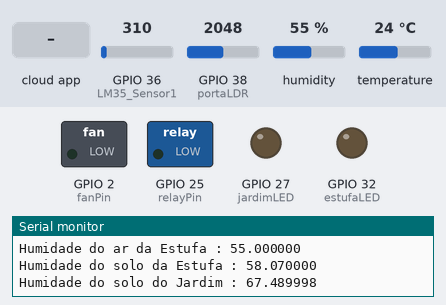
The sketch below on a simulated ESP32. Shown: switched loads named in the sketch (green lamp = pin HIGH), output pins drawn as LEDs (lit = HIGH), the last lines printed to the serial monitor. The test bench sets the inputs (shaded band); at power-on: GPIO 36 (LM35_Sensor1) = 310, GPIO 38 (portaLDR) = 2048, humidity 55 %, temperature 24 °C. WiFi joins after 1.5 s; servers stay silent unless stated; random numbers use the default seed unless the sketch sets one; the Firebase database answers and starts empty.

Above: at 2.7 s.
2.8 s: the phone or cloud app sets actuator2 to true
At 4.9 s:
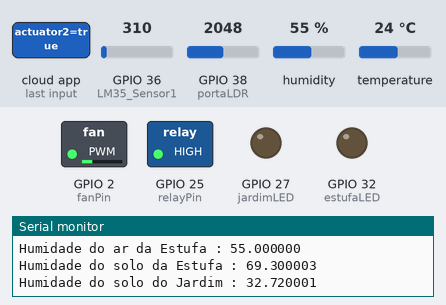
6.0 s: the phone or cloud app sets notification1 to true
At 8.9 s:
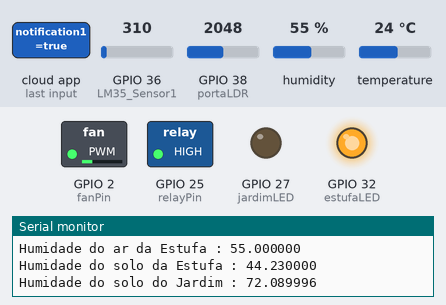
9.2 s: the phone or cloud app sets notification4 to true
At 10.7 s:
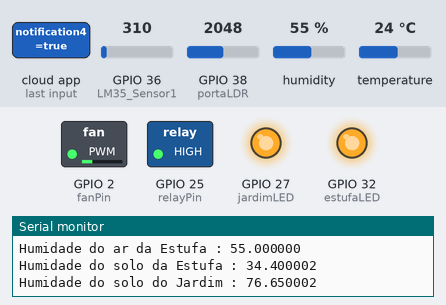
11.1 s: the phone or cloud app sets actuator2 to false
At 13.8 s:
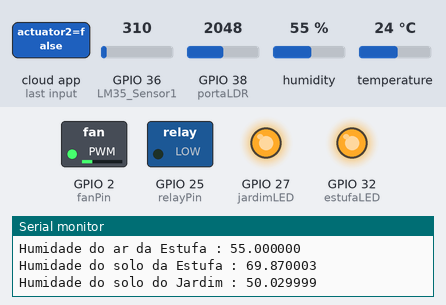
14.8 s: the phone or cloud app sets notification1 to false
At 17.8 s:
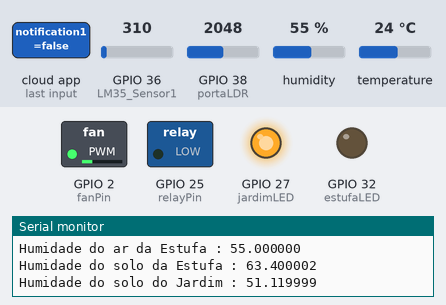
18.1 s: the phone or cloud app sets actuator2 to true
At 21.5 s:
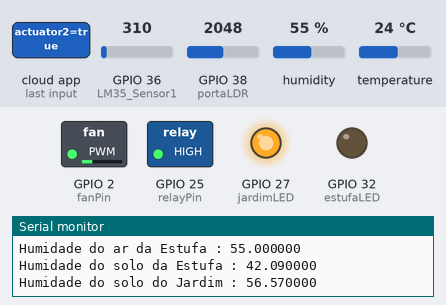
Timing chart, 0 to 22.7 s (numbered marks = the images above; inputs shaded):
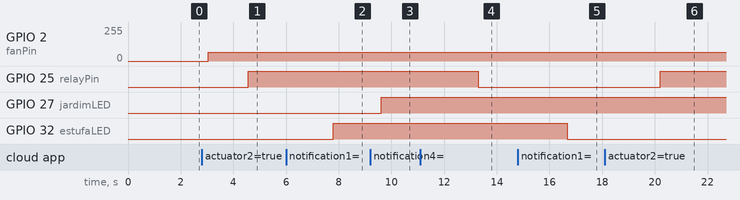

The sketch:

ProjectoDAM.ino
```cpp
//----------------------------------------- Bibliotecas -----------------------------------------
#include <Adafruit_Sensor.h>
#include <Adafruit_BMP280.h>
#include "Adafruit_Si7021.h"
#include <Wire.h>
#include <WiFi.h>
#include <Firebase_ESP_Client.h>
#include <addons/TokenHelper.h>
#include <addons/RTDBHelper.h>
#include "esp_adc_cal.h"

//---------------------------------------- Configurações -----------------------------------------
#define WIFI_SSID "Pombo2020"
#define WIFI_PASSWORD "pombo2018"
#define API_KEY "AIzaSyBVp7AbG9vujk7RIu-q9fgIuSYkXCAdXHI"
#define USER_EMAIL "2202578@my.ipleiria.pt"
#define USER_PASSWORD "projetoDAM"
#define DATABASE_URL "https://projeto-dam-4bcc6-default-rtdb.europe-west1.firebasedatabase.app/"

Adafruit_BMP280 bme;
Adafruit_Si7021 sensor = Adafruit_Si7021();

FirebaseData fbdo;
FirebaseAuth auth;
FirebaseConfig config;

//------------------------------------- Definição dos Pinos --------------------------------------
const int LM35_Sensor1 = GPIO_NUM_36;
const int relayPin = GPIO_NUM_25;
const int portaLDR = GPIO_NUM_38 ;
const int fanPin = GPIO_NUM_2;
const int estufaLED = GPIO_NUM_32;
const int jardimLED = GPIO_NUM_27;

//------------------------------------ Definição de variaveis ------------------------------------

unsigned long dataMillis = 0;
int count = 0;

//------------------------------- Definição das variaveis da estufa ------------------------------
float estufaTemp = 0;
float estufaHumidAr = 0;
float estufaHumidSolo = 0;
int estufaHighTemp = 0;
int Speed = 0;
int dutyCycle = 0;
int estufaMaxTemp = 0;
String fanSpeed = "";
String notification1 = "";

//-------------------------------- Definição das variaveis do jardim ------------------------------
float jardimTemp = 0;
float jardimSolar = 0;
float jardimHumidSolo = 0;
int jardimMaxTemp = 0;
int jardimHighTemp = 0;
String jardimIrrigadores = "";
String notification4 = "";

//----------------------------- Definição das variaveis do sensor Lm35 ----------------------------
int LM35_Raw_Sensor1 = 0;
float Voltage = 0.0;

//----------------------------- Definição das variaveis do sensor LDR -----------------------------
const float MAX_ADC_READING = 4095.0 ;
const float ADC_REF_VOLTAGE = 3.30 ;
const int REF_RESISTANCE = 10000;
const long LUX_CALC_SCALAR = 12518931 ;
const int LUX_CALC_EXPONENT = -1.405 ;

float leitura = 0;
float resistorVoltage = 0;
float ldrVoltage = 0;
float ldrResistance = 0;

//----------------------------- Definição das variaveis do sensor GY21 -----------------------------

float bmeTemp = 0.0;
float siHumid = 0.0;


//------------------------------------- Propiedades do PWM ------------------------------------
const int freq = 25000;
const int ledChannel = 0;
const int resolution = 8;

void setup()
{

  Serial.begin(115200);

  // Configuração dos pinos
  pinMode(LM35_Sensor1, INPUT);
  pinMode(portaLDR, INPUT);
  pinMode(relayPin, OUTPUT);
  pinMode(estufaLED, OUTPUT);
  pinMode(jardimLED, OUTPUT);

  // Configuração da saída de PWM
  ledcSetup(ledChannel, freq, resolution);
  ledcAttachPin(fanPin, ledChannel);


  // Configuração do Wifi e Firebase
  setupWifi();
  setupFirebase();
  setupGY21();

}

void loop()
{
  // Leitura dos valores dos sensores
  readLm35();
  readLDR();
  readGY21();
  getRanValue();

  // Leitura e escrita da firebase
  if (millis() - dataMillis > 500 && Firebase.ready()) {
    dataMillis = millis();
    writeFirebase();
    readFirebase();
  }
}


uint32_t readADC_Cal(int ADC_Raw)
{
  esp_adc_cal_characteristics_t adc_chars;

  esp_adc_cal_characterize(ADC_UNIT_1, ADC_ATTEN_DB_11, ADC_WIDTH_BIT_12, 1100, &adc_chars);
  return (esp_adc_cal_raw_to_voltage(ADC_Raw, &adc_chars));
}

void setupWifi()
{

  WiFi.begin(WIFI_SSID, WIFI_PASSWORD);
  Serial.print("Connecting to Wi-Fi");
  while (WiFi.status() != WL_CONNECTED)
  {
    Serial.print(".");
    delay(300);
  }
  Serial.println();
  Serial.print("Connected with IP: ");
  Serial.println(WiFi.localIP());
  Serial.println();

}

void setupFirebase()
{

  Serial.printf("Firebase Client v%s\n\n", FIREBASE_CLIENT_VERSION);


  config.api_key = API_KEY;

  auth.user.email = USER_EMAIL;
  auth.user.password = USER_PASSWORD;

  config.database_url = DATABASE_URL;

  Firebase.reconnectWiFi(true);
  fbdo.setResponseSize(4096);

  config.token_status_callback = tokenStatusCallback; //see addons/TokenHelper.h

  config.max_token_generation_retry = 5;

  Firebase.begin(&config, &auth);

}

void setupGY21()
{

  if (!bme.begin())
  {
    Serial.println("Could not find a valid BMP280 sensor, check wiring!");
    while (1);
  }

  if (!sensor.begin())
  {
    Serial.println("Could not find a valid Si7021 sensor, check wiring!");
    while (true);
  }
}

void readLm35()
{

  LM35_Raw_Sensor1 = analogRead(LM35_Sensor1);
  Voltage = readADC_Cal(LM35_Raw_Sensor1);
  jardimTemp = Voltage / 10;

  Serial.printf("Temperatura do Jardim: %f \n", jardimTemp);

}

void readLDR()
{
  leitura = analogRead(portaLDR);
  resistorVoltage = leitura / MAX_ADC_READING * ADC_REF_VOLTAGE ;
  ldrVoltage = ADC_REF_VOLTAGE - resistorVoltage ;
  ldrResistance = ldrVoltage / resistorVoltage * REF_RESISTANCE ;
  jardimSolar = LUX_CALC_SCALAR * pow(ldrResistance, LUX_CALC_EXPONENT);

  Serial.printf("Lux do Jardim : %f\n", jardimSolar);

}

void readGY21()
{

  estufaTemp = bme.readTemperature();
  estufaHumidAr = sensor.readHumidity();

  Serial.printf("Temperatura da Estufa : %f \n", estufaTemp);
  Serial.printf("Humidade do ar da Estufa : %f \n", estufaHumidAr);

}

void getRanValue()
{
  estufaHumidSolo = random(2000,8500)/100.0;
  jardimHumidSolo = random(2000,8500)/100.0;
  Serial.printf("Humidade do solo da Estufa : %f \n", estufaHumidSolo);
  Serial.printf("Humidade do solo do Jardim : %f \n", jardimHumidSolo);
}

void checkEstufaTemp(){

  estufaMaxTemp = Firebase.RTDB.getInt(&fbdo, "sensor1/max");
  estufaMaxTemp = fbdo.intData();

  if (estufaTemp > estufaMaxTemp)
  {
    digitalWrite(estufaLED, HIGH);
    Serial.printf("Temperatura da estufa elevada !!\n");
  }
  else
  {
    digitalWrite(estufaLED, LOW);
  }
}

void checkJardimTemp(){

  jardimMaxTemp = Firebase.RTDB.getInt(&fbdo, "sensor4/max");
  jardimMaxTemp = fbdo.intData();

  if (jardimTemp > jardimMaxTemp)
  {
    digitalWrite(jardimLED, HIGH);
    Serial.printf("Temperatura do jardim da piscina elevada !!\n");
  }
  else
  {
    digitalWrite(jardimLED, LOW);
  }
}

void updateFan()
{
  dutyCycle = map(Speed, 0, 100, 65, 255);
  ledcWrite(ledChannel, dutyCycle);
  Serial.printf("Ventoinha a funcionar a %d%% \n", Speed);
}

void updateIrrigadores()
{

if (jardimIrrigadores == "true")
{
  digitalWrite(relayPin, HIGH);
  Serial.printf("Irrigadores ligados\n");
}

else if (jardimIrrigadores == "false")
{
  digitalWrite(relayPin, LOW);
  Serial.printf("Irrigadores desligados\n");
}

}

void readFirebase()
{
  fanSpeed = Firebase.RTDB.getString(&fbdo, "actuator1");
  fanSpeed = fbdo.stringData();
  fanSpeed.remove(fanSpeed.length()-1,1);
  fanSpeed.remove(0,1);
  Speed = fanSpeed.toInt();

  jardimIrrigadores = Firebase.RTDB.getString(&fbdo, "actuator2");
  jardimIrrigadores = fbdo.stringData();

  notification1 = Firebase.RTDB.getString(&fbdo, "notification1");
  notification1 = fbdo.stringData();

  notification4 = Firebase.RTDB.getString(&fbdo, "notification4");
  notification4 = fbdo.stringData();

  if (notification1 == "true")
  {
    checkEstufaTemp();
  }
  else if (notification1 == "false")
  {
    digitalWrite(estufaLED, LOW);
  }
  if (notification4 == "true")
  {
    checkJardimTemp();
  }
  else if (notification4 == "false")
  {
    digitalWrite(jardimLED, LOW);
  }

  updateFan();
  updateIrrigadores();

}

void writeFirebase()
{
  Firebase.RTDB.setFloat(&fbdo, "sensor1/value", estufaTemp);
  Firebase.RTDB.setFloat(&fbdo, "sensor2/value", estufaHumidAr);
  Firebase.RTDB.setFloat(&fbdo, "sensor3/value", estufaHumidSolo);
  Firebase.RTDB.setFloat(&fbdo, "sensor4/value", jardimTemp);
  Firebase.RTDB.setFloat(&fbdo, "sensor5/value", jardimSolar);
  Firebase.RTDB.setFloat(&fbdo, "sensor6/value", jardimHumidSolo);
}
```

Measured:
- after the input at 2.8 s, GPIO 25 (relayPin): LOW → HIGH after 1.8 s
- after the input at 6.0 s, GPIO 32 (estufaLED): LOW → HIGH after 1.8 s
- after the input at 9.2 s, GPIO 27 (jardimLED): LOW → HIGH after 0.42 s
- after the input at 11.1 s, GPIO 25 (relayPin): HIGH → LOW after 2.2 s
- after the input at 14.8 s, GPIO 32 (estufaLED): HIGH → LOW after 1.9 s
- after the input at 18.1 s, GPIO 25 (relayPin): LOW → HIGH after 2.1 s
